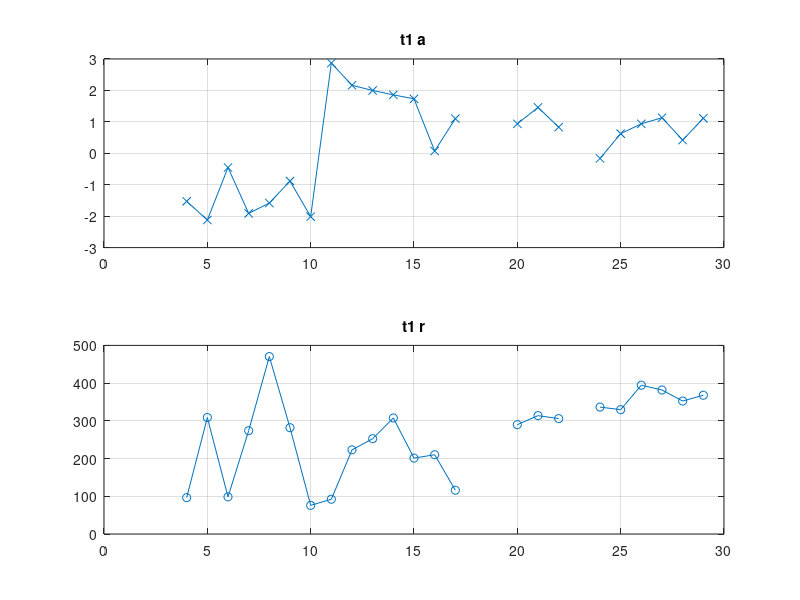
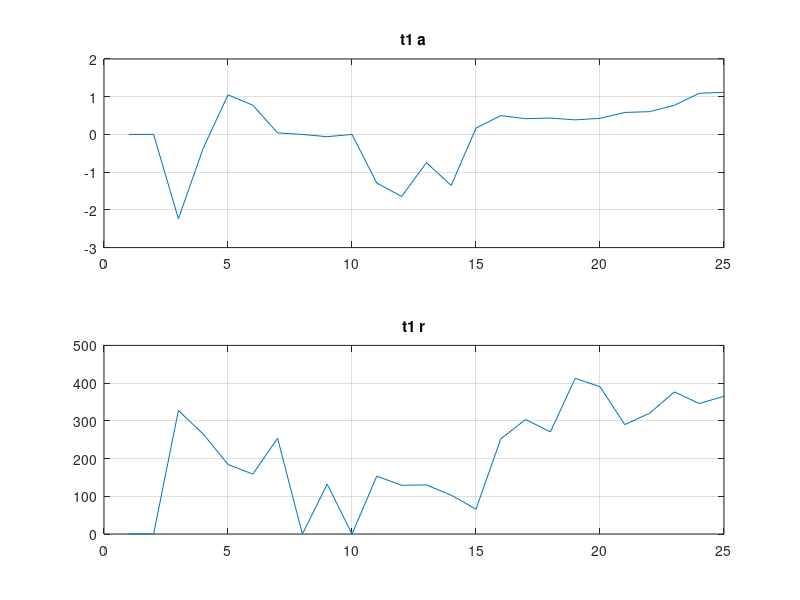
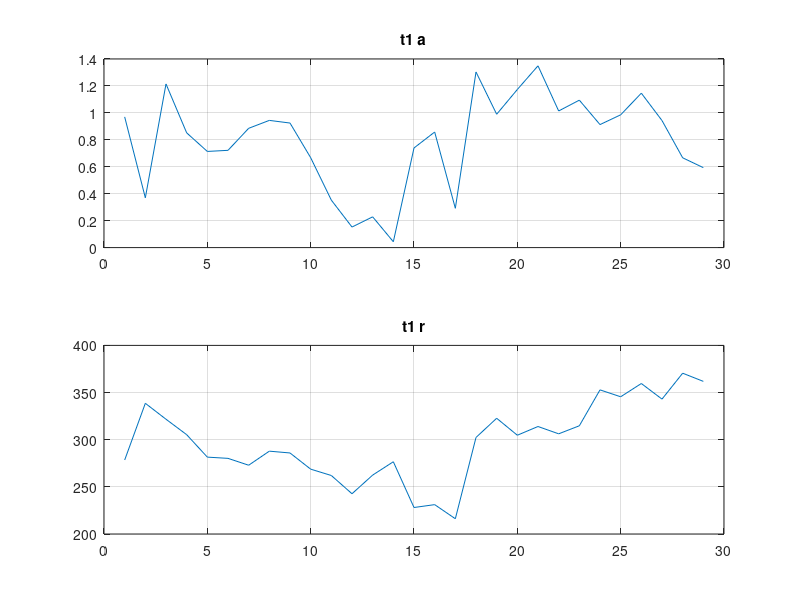
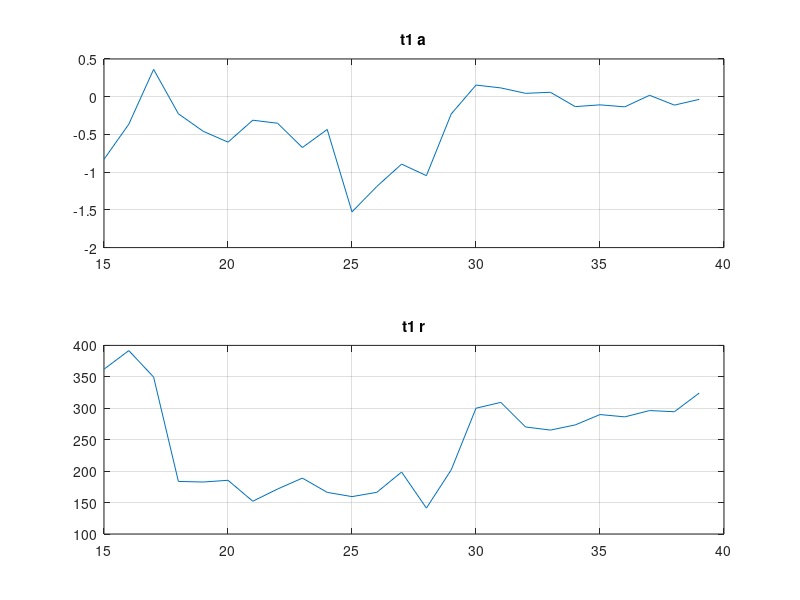

Source code (MATLAB) for these figures, in order:
clc; clear; close all;

a=[  0            0            0            0            0            0            0
            0            0            0            0            0            0            0
            0            0            0            0            0            0            0
   4.0000e+00   7.0000e+00   9.0596e-01  -1.1266e+00   1.7693e+02  -1.5278e+00   9.6408e+01
   5.0000e+00   8.5000e+00   9.7880e-01  -2.1412e+00   1.7427e+02  -2.1219e+00   3.0878e+02
   6.0000e+00   8.5000e+00   8.1096e-01  -2.4254e+00   2.7296e+02  -4.5280e-01   9.8437e+01
   7.0000e+00   8.5000e+00   7.5634e-01  -1.1941e+00   1.3935e+02  -1.9118e+00   2.7386e+02
   8.0000e+00   8.5000e+00   9.3660e-01  -1.6596e+00   4.4940e+02  -1.5826e+00   4.7033e+02
   9.0000e+00   8.5000e+00   4.9109e-01  -1.5493e+00   4.3809e+02  -8.8328e-01   2.8179e+02
   1.0000e+01   1.0000e+01   9.7490e-01  -1.5843e+00   7.9274e+01  -2.0156e+00   7.5983e+01
   1.1000e+01   1.0000e+01   8.9827e-01   2.9294e+00   2.0323e+02   2.8708e+00   9.2125e+01
   1.2000e+01   8.0000e+00   9.4303e-01   2.2432e+00   3.5499e+02   2.1631e+00   2.2310e+02
   1.3000e+01   8.0000e+00   9.4043e-01   2.7775e+00   2.5057e+02   1.9982e+00   2.5263e+02
   1.4000e+01   8.0000e+00   8.9820e-01   1.7302e+00   2.4710e+02   1.8591e+00   3.0763e+02
   1.5000e+01   8.0000e+00   8.9689e-01   1.9258e+00   2.5272e+02   1.7318e+00   2.0122e+02
   1.6000e+01   8.0000e+00   9.2547e-01   1.1751e-01   2.3924e+02   7.2576e-02   2.1012e+02
   1.7000e+01   8.0000e+00   9.7524e-01   1.0138e+00   2.4730e+02   1.1022e+00   1.1613e+02
            0            0            0            0            0            0            0
            0            0            0            0            0            0            0
   2.0000e+01   6.0000e+00   8.9958e-01   7.9598e-01   3.4240e+02   9.3683e-01   2.8984e+02
   2.1000e+01   7.0000e+00   9.4395e-01   1.3816e+00   2.1411e+02   1.4612e+00   3.1378e+02
   2.2000e+01   8.0000e+00   8.9773e-01   8.7616e-01   3.0401e+02   8.3169e-01   3.0583e+02
            0            0            0            0            0            0            0
   2.4000e+01   1.2000e+01   9.1387e-01  -2.8945e-01   2.4787e+02  -1.6229e-01   3.3646e+02
   2.5000e+01   1.1667e+01   8.9662e-01   4.5864e-01   2.9454e+02   6.2439e-01   3.2959e+02
   2.6000e+01   9.0000e+00   8.9551e-01   1.0291e+00   4.4993e+02   9.3727e-01   3.9453e+02
   2.7000e+01   9.0000e+00   8.9383e-01   1.0107e+00   3.8766e+02   1.1314e+00   3.8171e+02
   2.8000e+01   1.0750e+01   8.9554e-01   4.6970e-01   3.0281e+02   4.2006e-01   3.5243e+02
   2.9000e+01   9.0000e+00   8.9391e-01   1.2790e+00   3.7620e+02   1.1126e+00   3.6788e+02];
      
      
b=[ 0            0            0            0            0            0            0
            0            0            0            0            0            0            0
   1.7000e+01   8.0000e+00   8.9941e-01  -2.0894e+00   2.5594e+02  -2.2359e+00   3.2739e+02
   1.8000e+01   8.0000e+00   9.2927e-01  -2.6218e-01   2.1009e+02  -3.6925e-01   2.6508e+02
   1.9000e+01   8.0000e+00   9.2651e-01   1.4425e+00   2.8307e+02   1.0483e+00   1.8437e+02
   2.0000e+01   9.0000e+00   9.8497e-01   8.3308e-01   1.6871e+02   7.7554e-01   1.5876e+02
   2.1000e+01   1.0000e+01   8.9774e-01   4.9544e-01   1.2682e+02   3.9696e-02   2.5364e+02
            0            0            0            0            0            0            0
   2.3000e+01   1.0750e+01   9.1794e-01  -1.1546e-01   2.0555e+02  -6.0016e-02   1.3216e+02
            0            0            0            0            0            0            0
   2.5000e+01   1.2500e+01   9.5077e-01  -1.0790e+00   3.0866e+02  -1.2886e+00   1.5340e+02
   2.6000e+01   1.4000e+01   8.9799e-01  -1.5493e+00   1.2104e+02  -1.6448e+00   1.2915e+02
   2.7000e+01   1.4000e+01   9.2343e-01  -8.1288e-01   2.2149e+02  -7.4959e-01   1.3010e+02
   2.8000e+01   1.7000e+01   8.9573e-01  -1.3154e+00   1.5359e+02  -1.3503e+00   1.0300e+02
   2.9000e+01   1.4000e+01   9.0860e-01  -3.8401e-01   3.0944e+02   1.6672e-01   6.5823e+01
   3.0000e+01   1.2000e+01   8.9528e-01   4.7364e-01   2.7662e+02   4.9859e-01   2.5228e+02
   3.1000e+01   1.3000e+01   9.3280e-01   6.9871e-01   3.6218e+02   4.1737e-01   3.0349e+02
   3.2000e+01   1.3000e+01   9.1238e-01   3.5287e-01   3.4812e+02   4.3388e-01   2.7067e+02
   3.3000e+01   1.3000e+01   8.9616e-01   3.6733e-01   3.4806e+02   3.8593e-01   4.1278e+02
   3.4000e+01   1.3000e+01   8.9437e-01   3.3502e-01   4.5186e+02   4.2593e-01   3.9051e+02
   3.5000e+01   1.3000e+01   9.1553e-01   3.0192e-01   4.5817e+02   5.8286e-01   2.9001e+02
   3.6000e+01   1.3000e+01   8.9649e-01   5.6690e-01   3.1275e+02   6.0389e-01   3.2018e+02
   3.7000e+01   1.3429e+01   9.0485e-01   7.2547e-01   3.1133e+02   7.7238e-01   3.7673e+02
   3.8000e+01   1.3429e+01   8.5617e-01   7.7762e-01   3.4636e+02   1.0909e+00   3.4585e+02
   3.9000e+01   1.3429e+01   8.9149e-01   1.1294e+00   3.4659e+02   1.1158e+00   3.6519e+02];

a(a==0)=NaN;
figure(1)
subplot(2,1,1)
plot(a(:,1),a(:,6),'-x'), grid;
title('t1 a');
subplot(2,1,2)
plot(a(:,1),a(:,7),'-o')
title('t1 r'),grid;

figure(2)
subplot(2,1,1)
plot(b(:,6)), grid;
title('t1 a');
subplot(2,1,2)
plot(b(:,7))
title('t1 r'),grid;

aa=[ 1.0000e+00   6.8024e+00   1.2323e-01   9.7508e-01   2.8138e+02   9.7028e-01   2.7843e+02
   2.0000e+00   3.9300e+00   5.4128e-01   6.2208e-01   3.6446e+02   3.6958e-01   3.3859e+02
   3.0000e+00   5.5000e+00   8.8340e-01   1.0992e+00   3.2496e+02   1.2146e+00   3.2170e+02
   4.0000e+00   8.2200e+00   7.9828e-01   9.1082e-01   3.0755e+02   8.5173e-01   3.0533e+02
   5.0000e+00   6.8379e+00   7.9668e-01   9.0321e-01   2.9929e+02   7.1376e-01   2.8152e+02
   6.0000e+00   9.5071e+00   7.4284e-01   6.6650e-01   2.6246e+02   7.2196e-01   2.8021e+02
   7.0000e+00   8.7816e+00   7.8206e-01   7.8100e-01   2.9249e+02   8.8542e-01   2.7293e+02
   8.0000e+00   9.8365e+00   8.1194e-01   1.0297e+00   2.7888e+02   9.4419e-01   2.8784e+02
   9.0000e+00   1.2984e+01   8.4344e-01   8.8833e-01   2.8163e+02   9.2452e-01   2.8593e+02
   1.0000e+01   1.5017e+01   8.3949e-01   7.2541e-01   2.7141e+02   6.6728e-01   2.6877e+02
   1.1000e+01   1.4385e+01   8.1814e-01   6.4804e-01   2.6259e+02   3.5225e-01   2.6203e+02
   1.2000e+01   1.6411e+01   7.8596e-01   1.3121e-01   2.5393e+02   1.5256e-01   2.4269e+02
   1.3000e+01   1.9715e+01   8.5536e-01   2.0001e-01   2.4549e+02   2.2827e-01   2.6247e+02
   1.4000e+01   2.2436e+01   8.6819e-01   6.6559e-02   2.7133e+02   4.3427e-02   2.7661e+02
   1.5000e+01   2.0213e+01   8.8499e-01   7.5489e-01   2.3678e+02   7.3948e-01   2.2810e+02
   1.6000e+01   2.4407e+01   8.8707e-01   8.9327e-01   2.3543e+02   8.5783e-01   2.3114e+02
   1.7000e+01   1.7219e+01   8.8475e-01   1.6283e-01   2.6512e+02   2.9174e-01   2.1618e+02
   1.8000e+01   2.2667e+01   8.4393e-01   1.3432e+00   2.8480e+02   1.3036e+00   3.0236e+02
   1.9000e+01   2.5976e+01   8.1690e-01   8.3889e-01   2.8188e+02   9.8983e-01   3.2273e+02
   2.0000e+01   2.5878e+01   8.4198e-01   1.1781e+00   3.0031e+02   1.1735e+00   3.0474e+02
   2.1000e+01   3.2157e+01   8.8046e-01   1.3524e+00   2.9004e+02   1.3492e+00   3.1399e+02
   2.2000e+01   3.2917e+01   8.1109e-01   1.0645e+00   3.0571e+02   1.0141e+00   3.0623e+02
   2.3000e+01   3.0450e+01   9.1198e-01   1.0747e+00   2.7596e+02   1.0944e+00   3.1475e+02
   2.4000e+01   3.1172e+01   8.4548e-01   9.5842e-01   3.1353e+02   9.1302e-01   3.5283e+02
   2.5000e+01   2.6727e+01   8.9742e-01   9.4336e-01   3.3320e+02   9.8549e-01   3.4551e+02
   2.6000e+01   2.6277e+01   8.9824e-01   1.2966e+00   3.5911e+02   1.1462e+00   3.5958e+02
   2.7000e+01   2.5377e+01   8.0960e-01   9.3195e-01   3.4310e+02   9.4297e-01   3.4304e+02
   2.8000e+01   2.6152e+01   7.7974e-01   8.9408e-01   3.3645e+02   6.6653e-01   3.7051e+02
   2.9000e+01   3.7577e+01   6.2116e-01   4.5331e-01   3.4826e+02   5.9336e-01   3.6185e+02];
   
bb=[ 1.5000e+01   3.3775e+01   4.0037e-01  -9.5973e-01   3.7119e+02  -8.2972e-01   3.6213e+02
   1.6000e+01   2.8990e+01   6.0313e-01  -2.4002e-01   3.5620e+02  -3.6443e-01   3.9168e+02
   1.7000e+01   3.6500e+01   8.1061e-01   2.8435e-01   2.3544e+02   3.6205e-01   3.4966e+02
   1.8000e+01   2.2718e+01   8.9634e-01  -4.1782e-01   2.1226e+02  -2.2669e-01   1.8360e+02
   1.9000e+01   3.3312e+01   7.4901e-01  -3.9616e-01   1.9579e+02  -4.5844e-01   1.8270e+02
   2.0000e+01   3.5633e+01   6.3398e-01  -7.1174e-01   1.9285e+02  -6.0218e-01   1.8544e+02
   2.1000e+01   3.0877e+01   4.9873e-01  -3.4922e-01   1.7010e+02  -3.1146e-01   1.5210e+02
   2.2000e+01   3.7919e+01   8.2887e-01  -4.2125e-01   1.4942e+02  -3.5177e-01   1.7158e+02
   2.3000e+01   4.3060e+01   6.3822e-01  -6.1880e-01   1.7059e+02  -6.7359e-01   1.8892e+02
   2.4000e+01   3.6685e+01   6.2267e-01  -4.2935e-01   1.9917e+02  -4.3395e-01   1.6622e+02
   2.5000e+01   5.0633e+01   6.8136e-01  -1.5286e+00   1.4526e+02  -1.5266e+00   1.5947e+02
   2.6000e+01   5.0933e+01   7.2898e-01  -1.0888e+00   1.5482e+02  -1.1901e+00   1.6628e+02
   2.7000e+01   4.8417e+01   7.8769e-01  -1.2472e+00   1.8451e+02  -8.9335e-01   1.9857e+02
   2.8000e+01   6.0125e+01   6.8172e-01  -9.5728e-01   1.7523e+02  -1.0463e+00   1.4122e+02
   2.9000e+01   4.4900e+01   7.5953e-01  -5.2678e-01   2.2223e+02  -2.2923e-01   2.0197e+02
   3.0000e+01   3.9432e+01   8.1949e-01   1.7756e-01   2.7596e+02   1.5423e-01   3.0006e+02
   3.1000e+01   4.2997e+01   8.0305e-01   1.0189e-01   3.0773e+02   1.1660e-01   3.0937e+02
   3.2000e+01   4.2953e+01   8.8107e-01  -6.7331e-02   3.1167e+02   4.4665e-02   2.7023e+02
   3.3000e+01   4.5991e+01   8.4378e-01   4.0259e-03   2.6326e+02   5.8696e-02   2.6529e+02
   3.4000e+01   4.5674e+01   9.0975e-01  -5.3175e-02   2.5381e+02  -1.3134e-01   2.7349e+02
   3.5000e+01   4.7308e+01   8.9461e-01  -4.4357e-02   2.7613e+02  -1.0795e-01   2.8999e+02
   3.6000e+01   4.9636e+01   8.9818e-01  -1.1572e-01   2.8675e+02  -1.3438e-01   2.8631e+02
   3.7000e+01   4.9577e+01   8.1124e-01  -9.8095e-03   2.8809e+02   1.8837e-02   2.9634e+02
   3.8000e+01   5.1375e+01   7.3247e-01  -4.4760e-02   2.9175e+02  -1.1132e-01   2.9447e+02
   3.9000e+01   5.2478e+01   7.4187e-01  -2.6387e-02   2.8533e+02  -3.5453e-02   3.2419e+02];
   
figure(3)
subplot(2,1,1)
plot(aa(:,1),aa(:,6)), grid;
title('t1 a');
subplot(2,1,2)
plot(aa(:,1),aa(:,7))
title('t1 r'),grid;
figure(4)
subplot(2,1,1)
plot(bb(:,1),bb(:,6)), grid;
title('t1 a');
subplot(2,1,2)
plot(bb(:,1),bb(:,7))
title('t1 r'),grid;

aaa=[5.0000e+00   3.9000e+00   4.6559e-01   2.0333e+00   3.5636e+02   2.0333e+00   3.5636e+02
   6.0000e+00   3.0000e+00   1.6595e-01   1.9397e+00   3.9391e+02   1.9397e+00   3.9391e+02
   7.0000e+00   2.2375e+01   4.4931e-01   1.2646e+00   3.4937e+02   1.2439e+00   3.4780e+02
   8.0000e+00   3.6500e+01   5.8915e-01   8.6291e-01   3.3382e+02   5.0634e-01   2.8741e+02
   9.0000e+00   3.9167e+01   8.7483e-01   7.3593e-01   3.1671e+02   8.7017e-01   3.2610e+02
   1.0000e+01   4.9540e+01   5.6389e-01   9.5656e-01   2.7056e+02   9.3396e-01   2.7030e+02
   1.1000e+01   4.8542e+01   7.2702e-01   1.1788e+00   3.3997e+02   1.2324e+00   3.4034e+02
   1.2000e+01   5.4000e+01   5.9465e-01   1.2726e+00   3.2921e+02   1.2541e+00   3.2495e+02
   1.3000e+01   5.5125e+01   7.1198e-01   1.4693e+00   3.3269e+02   1.4360e+00   3.3485e+02
   1.4000e+01   6.4550e+01   5.2659e-01   1.0344e+00   3.1293e+02   1.0300e+00   3.0610e+02
   1.5000e+01   6.3050e+01   4.8883e-01   1.1136e+00   3.2635e+02   1.1099e+00   3.1916e+02
   1.6000e+01   8.2420e+01   5.0965e-01   2.4867e-02   2.4969e+02   6.6291e-02   2.6045e+02
   1.7000e+01   8.1967e+01   4.8162e-01   6.4521e-01   2.5483e+02   5.5620e-01   2.4922e+02
   1.8000e+01   9.1167e+01   5.1954e-01   7.5245e-01   2.5052e+02   7.6976e-01   2.4222e+02
   1.9000e+01   8.1933e+01   4.6670e-01   7.8817e-01   2.8263e+02   7.6706e-01   2.7990e+02
   2.0000e+01   9.5467e+01   3.9803e-01  -1.3558e+00   3.7818e+02  -1.3585e+00   3.7837e+02
   2.1000e+01   1.1040e+02   4.9034e-01  -1.8309e+00   3.6575e+02  -1.8441e+00   3.7338e+02
   2.2000e+01   1.1185e+02   3.4880e-01  -1.6397e+00   3.6686e+02  -1.6592e+00   3.6821e+02
   2.3000e+01   1.1244e+02   5.5787e-01  -9.1803e-01   3.5573e+02  -9.8306e-01   3.5583e+02
   2.4000e+01   1.2138e+02   5.9289e-01   5.1635e-01   3.5389e+02   4.9396e-01   3.5943e+02
   2.5000e+01   1.1600e+02   6.4079e-01   8.4835e-01   3.6376e+02   8.4904e-01   3.6840e+02
   2.6000e+01   1.1920e+02   5.4976e-01   1.6612e+00   3.8770e+02   1.6015e+00   3.8974e+02
   2.7000e+01   1.1938e+02   5.0388e-01   1.9699e+00   3.8075e+02   1.9896e+00   3.8329e+02
   2.8000e+01   1.0400e+02   8.9884e-01   1.9508e+00   3.8716e+02   1.8294e+00   3.9503e+02
   2.9000e+01   1.4600e+02   5.9871e-01   4.7811e-01   3.9389e+02   5.2634e-01   4.0035e+02];
bbb=[ 1.5000e+01   1.0733e+02            0  -6.3074e-01   4.3313e+02  -6.3074e-01   4.3313e+02
   1.6000e+01   1.0400e+02   4.6906e-01   5.2053e-01   3.9649e+02   5.5682e-01   4.3623e+02
   1.7000e+01   9.5375e+01   7.8023e-01  -1.5856e+00   4.2508e+02  -1.5829e+00   4.1398e+02
   1.8000e+01   1.0325e+02   6.0719e-01  -1.6726e+00   4.1590e+02  -1.6593e+00   4.0358e+02
   1.9000e+01   1.0527e+02   4.6057e-01  -2.2407e+00   3.9591e+02  -2.2322e+00   3.9334e+02
   2.0000e+01   1.2675e+02   5.4815e-01  -1.5743e+00   2.9271e+02  -1.5305e+00   2.7825e+02
   2.1000e+01   1.3638e+02   3.9439e-01  -1.3084e+00   2.8145e+02  -1.3217e+00   2.7621e+02
   2.2000e+01   1.4100e+02   6.0418e-01  -2.4684e+00   2.7422e+02  -2.4929e+00   2.5834e+02
   2.3000e+01   1.4671e+02   5.5498e-01  -2.8043e+00   3.1461e+02  -2.7619e+00   3.1264e+02
   2.4000e+01   1.5192e+02   4.8371e-01  -1.8770e+00   2.6546e+02  -1.8028e+00   2.5329e+02
   2.5000e+01   1.4690e+02   8.5039e-01  -2.4823e+00   2.8098e+02  -2.3534e+00   2.6615e+02
   2.6000e+01   1.4810e+02   8.9163e-01  -2.4652e+00   2.7208e+02  -2.4004e+00   2.4960e+02
   2.7000e+01   1.6547e+02   6.8290e-01  -1.4598e+00   2.1779e+02  -1.4969e+00   2.1369e+02
   2.8000e+01   1.5615e+02   8.2836e-01  -2.3154e+00   2.4365e+02  -2.2674e+00   2.4134e+02
   2.9000e+01   1.7022e+02   7.8668e-01  -2.3966e+00   2.5385e+02  -2.2590e+00   2.3943e+02
   3.0000e+01   1.6582e+02   7.2096e-01  -2.0023e+00   2.5401e+02  -1.9155e+00   2.4745e+02
   3.1000e+01   1.7155e+02   6.7724e-01  -1.8492e+00   2.6283e+02  -1.7483e+00   2.5802e+02
   3.2000e+01   1.8071e+02   6.9251e-01  -1.4565e+00   2.3471e+02  -1.3940e+00   2.3800e+02
   3.3000e+01   1.8084e+02   8.1151e-01  -1.0633e+00   2.4565e+02  -9.5757e-01   2.4844e+02
   3.4000e+01   1.8598e+02   6.5386e-01  -1.1946e+00   2.4897e+02  -1.1794e+00   2.5374e+02
   3.5000e+01   1.8375e+02   5.9895e-01  -1.1033e+00   2.5057e+02  -1.0912e+00   2.5358e+02
   3.6000e+01   1.9073e+02   5.8877e-01  -8.9859e-01   2.5181e+02  -8.6062e-01   2.5357e+02
   3.7000e+01   2.1217e+02   7.9774e-01  -1.0465e+00   2.7329e+02  -9.4756e-01   2.8200e+02
   3.8000e+01   2.1611e+02   7.9269e-01  -9.5428e-01   2.8055e+02  -9.4660e-01   2.9364e+02
   3.9000e+01   2.2273e+02   8.0270e-01  -9.2206e-01   2.8603e+02  -8.8124e-01   2.8660e+02];
figure(5)
subplot(2,1,1)
plot(aaa(:,1),aaa(:,6)), grid;
title('t1 a');
subplot(2,1,2)
plot(aaa(:,1),aaa(:,7))
title('t1 r'),grid;
figure(6)
subplot(2,1,1)
plot(bbb(:,1),bbb(:,6)), grid;
title('t1 a');
subplot(2,1,2)
plot(bbb(:,1),bbb(:,7))
title('t1 r'),grid;

t=[-3.0304e+00   4.5256e+02
  -3.0032e+00   4.3205e+02
  -2.9682e+00   4.1395e+02
  -2.9345e+00   3.9156e+02
  -2.9028e+00   3.7386e+02
  -2.8602e+00   3.5245e+02
  -2.8111e+00   3.3764e+02
  -2.7567e+00   3.1956e+02
  -2.7022e+00   3.0264e+02
  -2.6354e+00   2.8939e+02
  -2.5629e+00   2.7464e+02
  -2.4894e+00   2.6149e+02
  -2.4083e+00   2.4976e+02
  -2.3102e+00   2.4439e+02
  -2.2163e+00   2.3677e+02
  -2.1129e+00   2.3550e+02
  -2.0028e+00   2.2893e+02
  -1.9021e+00   2.3051e+02
  -1.7995e+00   2.3414e+02
  -1.6937e+00   2.4272e+02
  -1.6187e+00   2.5051e+02
  -1.5301e+00   2.5956e+02
  -1.4447e+00   2.7294e+02
  -1.3802e+00   2.8405e+02
  -1.3093e+00   2.9942e+02];
ra=sqrt((t(:,1)-bbb(:,6)).^2);
rr=sqrt((t(:,2)-bbb(:,7)).^2);
figure(7)
subplot(3,1,1)
plot(bbb(:,1),ra), grid;

title('RMSE of \theta');
subplot(3,1,2)
plot(bbb(:,1),rr), grid;
title('RMSE of R');

xx=bbb(:,7).*cos(bbb(:,6));
yy=bbb(:,7).*sin(bbb(:,6));
xt=t(:,2).*cos(t(:,1));
yt=t(:,2).*sin(t(:,1));
rx=sqrt((xx-xt).^2);
ry=sqrt((yy-yt).^2);
subplot(3,1,3)
plot(bbb(:,1),rx), grid;
hold on
plot(bbb(:,1),ry);
legend('x','y');
title('RMSE of x y')

avg=[ 5.0000    0.7356   34.6635
    6.0000    0.2390   12.5536
    7.0000    0.1731   14.7522
    8.0000    0.0975   18.5880
    9.0000    0.1685    7.4179
   10.0000    0.0825   11.2758
   11.0000    0.0428    0.4449
   12.0000    0.0889   12.2280
   13.0000    0.1236    5.1987
   14.0000    0.1294    6.1843
   15.0000    0.1159    8.6302
   16.0000    0.0914   18.2907
   17.0000    0.8372   10.2208
   18.0000    0.0829    9.6548
   19.0000    0.0758   16.6330
   20.0000    0.1809    1.2560
   21.0000    0.1598    9.1926
   22.0000    0.1499   16.3246
   23.0000    0.0910    9.6345
   24.0000    0.1530    5.2663
   25.0000    0.1021    7.4861
   26.0000    0.0756   15.1230
   27.0000    0.0598    4.6756
   28.0000    0.0366   11.8133
   29.0000    0.0703    6.0955];
avg(avg==0)=NaN;
figure(8)
subplot(2,1,1)
plot(avg(:,1),avg(:,2)),grid;
ylabel('\theta')
title('RMSE \theta R 5 Runs')
subplot(2,1,2)
plot(avg(:,1),avg(:,3)),grid;
ylabel('R')
xlabel('Time (k)')

rmse=[5.0000e+00   2.0843e+02   1.9632e+02
   6.0000e+00   5.2101e+01   7.9282e+01
   7.0000e+00   2.0927e+01   6.8204e+01
   8.0000e+00   1.3114e+01   4.0671e+01
   9.0000e+00   3.0495e+01   5.6949e+01
   1.0000e+01   1.5910e+01   2.9172e+01
   1.1000e+01   7.6180e+00   1.3948e+01
   1.2000e+01   1.8645e+01   2.9381e+01
   1.3000e+01   2.3984e+01   3.8366e+01
   1.4000e+01   2.0763e+01   4.1569e+01
   1.5000e+01   1.8843e+01   3.7147e+01
   1.6000e+01   2.7803e+01   2.3305e+01
   1.7000e+01   3.0956e+01   4.0095e+01
   1.8000e+01   1.7718e+01   2.9728e+01
   1.9000e+01   1.8073e+01   2.6720e+01
   2.0000e+01   4.8903e+01   4.1551e+01
   2.1000e+01   5.0205e+01   2.8186e+01
   2.2000e+01   4.6375e+01   3.2453e+01
   2.3000e+01   3.3328e+01   1.4144e+01
   2.4000e+01   5.2313e+01   2.2780e+01
   2.5000e+01   3.5535e+01   1.6640e+01
   2.6000e+01   2.5735e+01   1.9805e+01
   2.7000e+01   2.0977e+01   7.8750e+00
   2.8000e+01   1.5105e+01   1.0948e+01
   2.9000e+01   2.6748e+01   1.0944e+01];
rmse(rmse==0)=NaN;
figure(9)
subplot(2,1,1)
plot(rmse(:,1),rmse(:,2)),grid;
ylabel('x')
title('RMSE x y 5 Runs')
subplot(2,1,2)
plot(rmse(:,1),rmse(:,3)),grid;
ylabel('y')
xlabel('Time (k)')


runar1=[ 5.0000         0         0
    6.0000         0         0
    7.0000    0.1150    0.3524
    8.0000    0.0806    0.3217
    9.0000    0.0317    0.0313
   10.0000    0.2547    5.2076
   11.0000    0.0237   36.5823
   12.0000    0.0808    1.9772
   13.0000    0.0148    0.8300
   14.0000    0.0565    0.0718
   15.0000    0.0260    0.4265
   16.0000    0.0211    0.6470
   17.0000    0.1691    0.9684
   18.0000    0.1754    0.5402
   19.0000    0.1130    0.1037
   20.0000    0.1555    0.3314
   21.0000    0.0492    1.0558
   22.0000    0.1065    0.6127
   23.0000    0.0193    0.0179
   24.0000    0.0243    0.7736
   25.0000    0.1514    3.1296
   26.0000    0.0578    1.2314
   27.0000    0.1344    8.8583
   28.0000    0.0661    1.8857
   29.0000    0.0029    3.2820];
runar1(runar1==0)=NaN;
figure(10)
subplot(2,1,1)
plot(runar1(:,1),runar1(:,2)),grid;
ylabel('\theta')
title('RMSE \theta R 1 Runs')
subplot(2,1,2)
plot(runar1(:,1),runar1(:,3)),grid;
ylabel('R')
xlabel('Time (k)')

runxy1=[5.0000         0         0
    6.0000         0         0
    7.0000   11.5052   43.8200
    8.0000   11.7676   29.1367
    9.0000    4.5084   11.3031
   10.0000   34.1940   89.7913
   11.0000   28.0552   25.2001
   12.0000   12.0948   27.0252
   13.0000    2.2591    4.9244
   14.0000   11.4169   16.8109
   15.0000    5.2524    7.5332
   16.0000    5.3429    5.2935
   17.0000   43.4244   39.8561
   18.0000   41.4429   46.2339
   19.0000   28.7214   28.0810
   20.0000   41.2539   37.5065
   21.0000   14.0543   10.7114
   22.0000   33.4657   18.6471
   23.0000    6.0398    3.5176
   24.0000    8.1129    3.9375
   25.0000   54.0647   17.2663
   26.0000   21.0637    6.9684
   27.0000   48.2333   23.2558
   28.0000   23.8345   10.9826
   29.0000    1.9832    2.8802];
runxy1(runxy1==0)=NaN;
figure(11)
subplot(2,1,1)
plot(runxy1(:,1),runxy1(:,2)),grid;
ylabel('x')
title('RMSE x y 1 Runs')
subplot(2,1,2)
plot(runxy1(:,1),runxy1(:,3)),grid;
ylabel('y')
xlabel('Time (k)')

runar20=[5.0000    0.6123   18.2260
    6.0000    0.4119   17.9975
    7.0000    0.1840    9.6961
    8.0000    0.1556    8.5869
    9.0000    0.1473    8.5810
   10.0000    0.1117    1.2253
   11.0000    0.0903    5.3360
   12.0000    0.1898   16.3548
   13.0000    0.1712   18.2864
   14.0000    0.1448   11.6280
   15.0000    0.1377    0.9625
   16.0000    0.1148    4.4901
   17.0000    1.4853   20.4624
   18.0000    0.2243   23.3692
   19.0000    0.2407   19.2999
   20.0000    0.2637   20.1026
   21.0000    0.0700    6.3299
   22.0000    0.0746    4.2308
   23.0000    0.1014    5.1779
   24.0000    0.0998    8.2964
   25.0000    0.1722    8.8673
   26.0000    0.1404   13.4658
   27.0000    0.1122   16.9627
   28.0000    0.0930   18.3746
   29.0000    0.1218   29.1336];
runar20(runar20==0)=NaN;
figure(11)
subplot(2,1,1)
plot(runar20(:,1),runar20(:,2)),grid;
ylabel('\theta')
title('RMSE \theta R 20 Runs')
subplot(2,1,2)
plot(runar20(:,1),runar20(:,3)),grid;
ylabel('R')
xlabel('Time (k)')
runxy20=[ 5.0000e+00   1.7261e+02   1.6720e+02
   6.0000e+00   1.1107e+02   1.1444e+02
   7.0000e+00   4.1202e+01   6.0181e+01
   8.0000e+00   4.1707e+01   3.5366e+01
   9.0000e+00   3.9198e+01   3.5003e+01
   1.0000e+01   2.4448e+01   2.9224e+01
   1.1000e+01   1.5206e+01   3.0571e+01
   1.2000e+01   5.5552e+01   3.5973e+01
   1.3000e+01   5.5129e+01   3.6083e+01
   1.4000e+01   2.8652e+01   4.2338e+01
   1.5000e+01   3.3318e+01   3.5598e+01
   1.6000e+01   2.7322e+01   3.0427e+01
   1.7000e+01   5.6943e+01   7.0777e+01
   1.8000e+01   5.3217e+01   6.9458e+01
   1.9000e+01   5.9197e+01   7.0278e+01
   2.0000e+01   6.4340e+01   7.7559e+01
   2.1000e+01   1.9122e+01   1.7285e+01
   2.2000e+01   2.2664e+01   1.5096e+01
   2.3000e+01   3.2337e+01   1.9207e+01
   2.4000e+01   3.2688e+01   1.9659e+01
   2.5000e+01   5.5042e+01   3.7230e+01
   2.6000e+01   4.1234e+01   3.6501e+01
   2.7000e+01   3.5815e+01   3.3186e+01
   2.8000e+01   3.6977e+01   1.7329e+01
   2.9000e+01   4.0808e+01   3.7425e+01];
runxy20(runxy20==0)=NaN;
figure(13)
subplot(2,1,1)
plot(runxy20(:,1),runxy20(:,2)),grid;
ylabel('x')
title('RMSE x y 20 Runs')
subplot(2,1,2)
plot(runxy20(:,1),runxy20(:,3)),grid;
ylabel('y')
xlabel('Time (k)')

